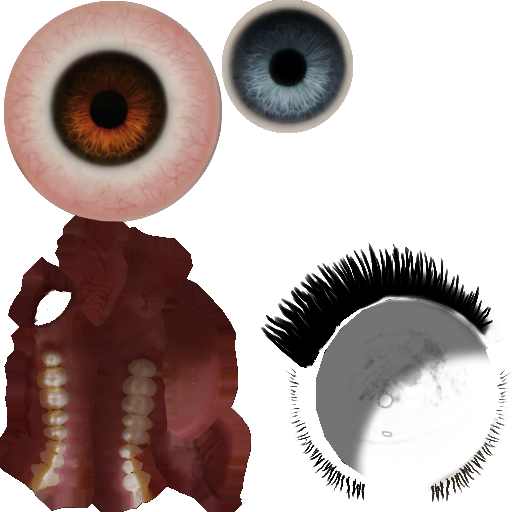
#> input picture scratch/lara_source/8003.png, 512 x 512 px, found by its file name
$ python find_iris_by_white.py
#> lines starting #> are read from the running program, lines starting #| are printed output that depends on the picture; after the words box and inside, x2 and y2 are one past the last pixel; in counts of white or black regions, pixels touching at a corner belong together
from PIL import Image
import numpy as np

def main():
    img_path = "public/media/textures/8003.png"
    img = Image.open(img_path).convert('RGBA')
#> img is the input picture: PIL image 512x512 RGBA; mean R, G, B, A 46.3, 31.6, 28.9, 124.4
    data = np.array(img)
    h, w, _ = data.shape
#> h = 512; w = 512

    r, g, b = data[:,:,0], data[:,:,1], data[:,:,2]
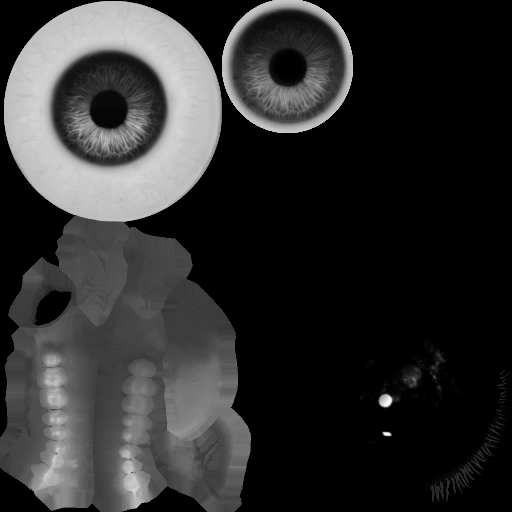
#> r: shape (512, 512); min 0, max 253, mean 46.3
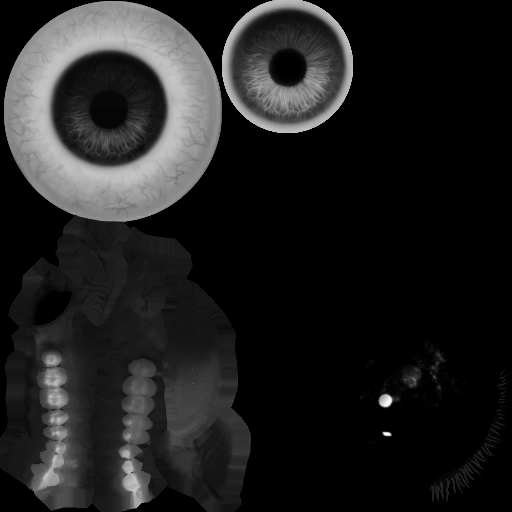
#> g: shape (512, 512); min 0, max 253, mean 31.6

    # Sclérotique (blanc de l'œil) : pixels très clairs et peu saturés
    # R > 150, G > 150, B > 150, et la différence entre R, G, B est faible (saturation faible)
    mask_white = (r > 140) & (g > 140) & (b > 140) & (abs(r - g) < 20) & (abs(g - b) < 20) & (np.arange(w) < w//2)[None, :]
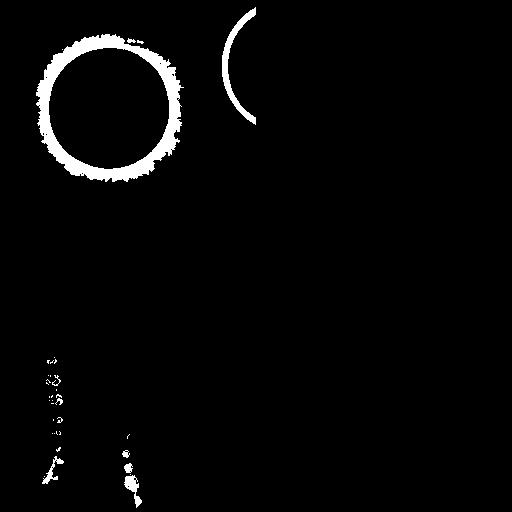
#> mask_white: shape (512, 512) bool; 2.6% white; 36 white regions (27 under 20 px), largest, box (x1, y1, x2, y2) and area: (36, 34, 184, 182) 5283, (222, 7, 256, 125) 826, (124, 475, 142, 508) 240

    coords_white = np.argwhere(mask_white)
#> coords_white = 6832 pairs, first value 7 to 507, second value 36 to 255
    print(f"Nombre de pixels blancs d'œil: {len(coords_white)}")
#| Nombre de pixels blancs d'œil: 6832

    # Si on trouve des pixels blancs, l'iris marron est juste à côté ou entouré par eux.
    # Trouvons les boîtes englobantes des pixels blancs pour localiser les globes oculaires.
    if len(coords_white) > 0:
        ys = coords_white[:, 0]
#> ys = 6832 values from 7 to 507
        xs = coords_white[:, 1]
#> xs = 6832 values, max 255 at index 0, min 36 at index 2859, mean 122.6

        # Séparons en deux globes oculaires (gauche et droit)
        x_min, x_max = xs.min(), xs.max()
#> x_min = 36; x_max = 255
        x_mid = (x_min + x_max) // 2
#> x_mid = 145
        print(f"Plage X des pixels blancs: [{x_min}, {x_max}], milieu = {x_mid}")
#| Plage X des pixels blancs: [36, 255], milieu = 145

        left_whites = coords_white[coords_white[:, 1] < x_mid]
#> left_whites = 4264 pairs, first value 34 to 507, second value 36 to 144
        right_whites = coords_white[coords_white[:, 1] >= x_mid]
#> right_whites = 2568 pairs, first value 7 to 174, second value 145 to 255

        # Pour chaque œil, l'iris est la zone sombre à l'intérieur du rectangle englobant du blanc de l'œil
        for name, eye_whites in [("Œil Gauche", left_whites), ("Œil Droit", right_whites)]:
            if len(eye_whites) > 0:
                ey_min, ex_min = eye_whites.min(axis=0)
                ey_max, ex_max = eye_whites.max(axis=0)
                print(f"{name} blanc: x=[{ex_min}, {ex_max}], y=[{ey_min}, {ey_max}]")

                # Cherchons maintenant la zone de l'iris à l'intérieur de cette boîte
                # L'iris est une région sombre (luminosité basse) de forme circulaire
                # Extrayons cette sous-région et cherchons le centre de gravité des pixels sombres
                sub_r = r[ey_min:ey_max, ex_min:ex_max]
                sub_g = g[ey_min:ey_max, ex_min:ex_max]
                sub_b = b[ey_min:ey_max, ex_min:ex_max]
                sub_luma = (sub_r.astype(float) + sub_g.astype(float) + sub_b.astype(float)) / 3.0

                # Les pixels sombres (iris/pupille) ont une luma < 100
                mask_dark = sub_luma < 100
                dark_coords = np.argwhere(mask_dark)
                if len(dark_coords) > 0:
                    dy, dx = dark_coords.mean(axis=0)
                    global_x = ex_min + dx
                    global_y = ey_min + dy
                    # Estimons le rayon comme la moitié de la largeur moyenne des pixels sombres
                    d_xs = dark_coords[:, 1]
                    d_ys = dark_coords[:, 0]
                    radius_x = (d_xs.max() - d_xs.min()) / 2.0
                    radius_y = (d_ys.max() - d_ys.min()) / 2.0
                    r_est = (radius_x + radius_y) / 2.0
                    print(f"-> Iris détecté à global x={global_x:.1f}, y={global_y:.1f}, rayon estimé={r_est:.1f}")
#> this loop made 2 passes
#> (name, ey_min, ex_min, ey_max, ex_max, dy, dx, global_x) on passes 1 to 2: ('Œil Gauche', 34, 36, 507, 144, 256.5, 56.5, 92.5), ('Œil Droit', 7, 145, 174, 255, 77.94, 68.11, 213.1)
#| Œil Gauche blanc: x=[36, 144], y=[34, 507]
#| -> Iris détecté à global x=92.5, y=290.5, rayon estimé=140.8
#| Œil Droit blanc: x=[145, 255], y=[7, 174]
#| -> Iris détecté à global x=213.1, y=84.9, rayon estimé=68.8
#> pass 1, in main, `sub_r = r[ey_min:ey_max, ex_min:ex_max]`:
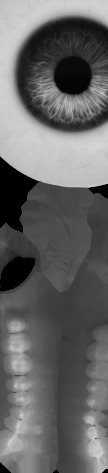
#> sub_r: shape (473, 108); min 0, max 213, mean 101.3
#> pass 1, in main, `sub_g = g[ey_min:ey_max, ex_min:ex_max]`:
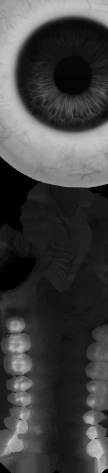
#> sub_g: shape (473, 108); min 0, max 201, mean 65.5
#> pass 1, in main, `sub_b = b[ey_min:ey_max, ex_min:ex_max]`:
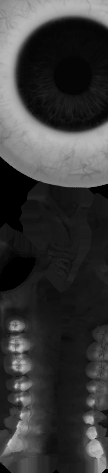
#> sub_b: shape (473, 108); min 0, max 205, mean 57
#> after the loop:
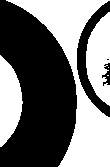
#> mask_dark: shape (167, 110) bool; 44.5% white; 5 white regions (2 under 20 px), largest, box (x1, y1, x2, y2) and area: (6, 0, 110, 167) 5161, (86, 12, 110, 106) 1549, (0, 55, 23, 147) 1453

if __name__ == "__main__":
    main()
